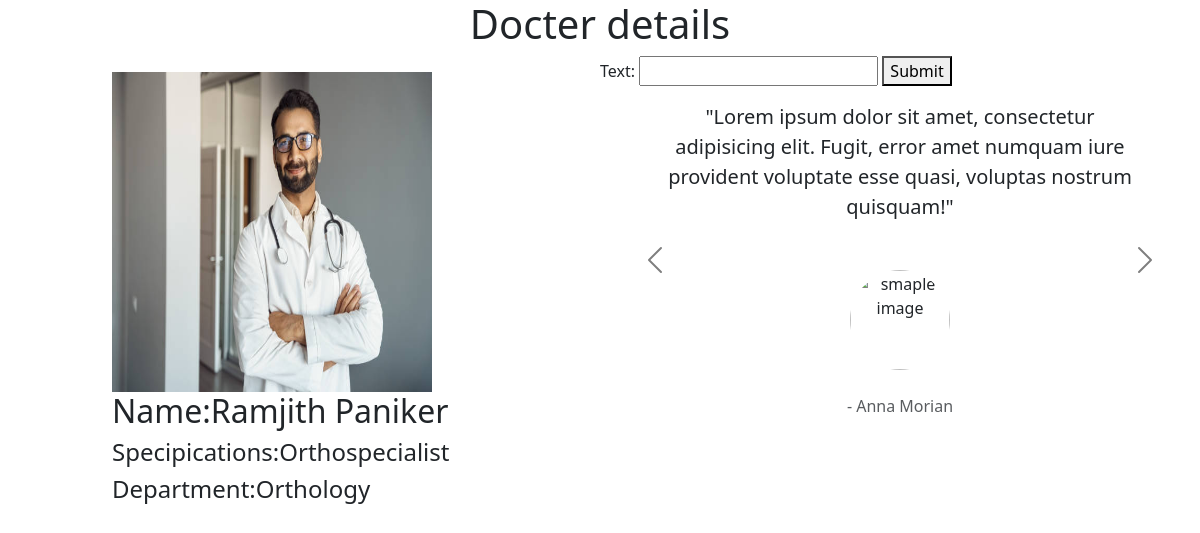
The app's page /docterdetails/2/ with its own data.
### new1/models.py (models this page shows, shortened)
class docterdetails(models.Model):
    images=models.ImageField(upload_to='main')
    docname=models.CharField(max_length=200)
    specilisation=models.CharField(max_length=200)
    name=models.ForeignKey(departmentss,on_delete=models.CASCADE)

class departmentss(models.Model):
    name=models.CharField(max_length=100)
    des=models.TextField()
    def __str__(self):
        return self.name

### new1/views.py (the view)
# urls.py: path('docterdetails/<int:myid>/',views.details,name="docterdetails"),
def details(request,myid):
    detai=docterdetails.objects.filter(id=myid).first()
    if request.method=="POST":
        formreview = ReviewForm(request.POST)
        if formreview.is_valid():
            formreview.save()
    value=Review.objects.all()
    formreview = ReviewForm()
    return render(request,'docterdetails.html',{'detai':detai,'formreview':formreview,'value':value})

### new1/form.py
class ReviewForm(forms.ModelForm):
    class Meta:
        model=Review
        fields=['text']

### templates/docterdetails.html (shortened to what this page needs)
<html>
<head>
    <link href="https://cdn.jsdelivr.net/npm/bootstrap@5.3.0-alpha3/dist/css/bootstrap.min.css" rel="stylesheet">
</head>
    <body>
<h1 style="text-align:center">Docter details</h1>
<div>
    <div style="float:left;width: 50%" >
<div class="container">
    <div class="row mt-3" >
       <div class="col-2">
       </div>
        <div class="col-8">
          <img src="{{detai.images.url}}" style="width:20rem;height:20rem">
          <h2>Name:{{detai.docname}}</h2>
           <h4>Specipications:{{detai.specilisation}}</h4>
            <h4>Department:{{detai.name}}</h4>
        </div>
        <div class="col-2">
        </div>
    </div>
</div>
        </div>
    <div >
  <form method="POST" action="">
{{formreview}}
      <button type="submit">Submit</button>
      </form>
    </div>
    </div>
<section>
  <div class="row text-center">
    <div class="col-md-12">
      <div id="carouselBasicExample" class="carousel slide carousel-dark" data-mdb-ride="carousel">
        <div class="carousel-inner">
          <div class="carousel-item active">
            <p class="lead font-italic mx-4 mx-md-5">
              "Lorem ipsum dolor sit amet, consectetur adipisicing elit. Fugit, error amet
              numquam iure provident voluptate esse quasi, voluptas nostrum quisquam!"
            </p>
            <div class="mt-5 mb-4">
              <img src="https://mdbcdn.b-cdn.net/img/Photos/Avatars/img%20(2).webp"
                class="rounded-circle img-fluid shadow-1-strong" alt="smaple image" width="100"
                height="100" />
            </div>
            <p class="text-muted mb-0">- Anna Morian</p>
          </div>
        </div>
        <button class="carousel-control-prev" type="button" data-mdb-target="#carouselBasicExample"
          data-mdb-slide="prev">
          <span class="carousel-control-prev-icon" aria-hidden="true"></span>
        </button>
        <button class="carousel-control-next" type="button" data-mdb-target="#carouselBasicExample"
          data-mdb-slide="next">
          <span class="carousel-control-next-icon" aria-hidden="true"></span>
        </button>
      </div>
    </div>
  </div>
</section>
</body>
</html>

### records on screen
docterdetails: images (picture), docname "Ramjith Paniker", specilisation "Orthospecialist", name "Orthology"
